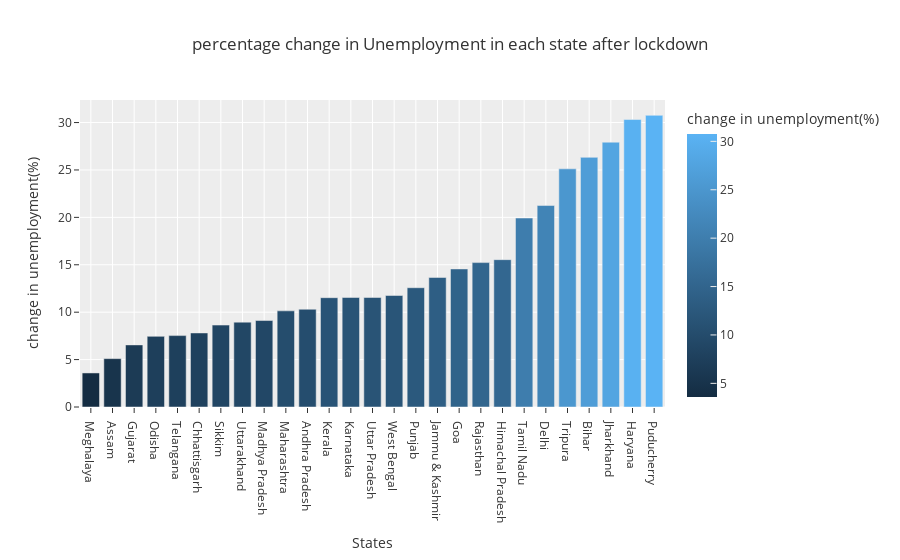

Notebook code for this chart:
### Code cell
fig = px.bar(sort_ld, x='States',y='change in unemployment(%)',color='change in unemployment(%)',
            title='percentage change in Unemployment in each state after lockdown',template='ggplot2')

fig.show()

### Figure 1 — Plotly figure (JSON) as saved in the notebook; plotly's stock layout.template omitted (floating-point values rounded to 4 significant figures)
{"data": [{"alignmentgroup": "True", "hovertemplate": "States=%{x}<br>change in unemployment(%)=%{marker.color}<extra></extra>", "legendgroup": "", "marker": {"color": [3.59, 5.1, 6.55, 7.45, 7.53, 7.81, 8.64, 8.95, 9.12, 10.14, 10.31, 11.53, 11.55, 11.55, 11.76, 12.58, 13.66, 14.56, 15.23, 15.54, 19.93, 21.25, 25.12, 26.33, 27.93, 30.32, 30.76], "coloraxis": "coloraxis", "pattern": {"shape": ""}}, "name": "", "offsetgroup": "", "orientation": "v", "showlegend": false, "textposition": "auto", "type": "bar", "x": ["Meghalaya", "Assam", "Gujarat", "Odisha", "Telangana", "Chhattisgarh", "Sikkim", "Uttarakhand", "Madhya Pradesh", "Maharashtra", "Andhra Pradesh", "Kerala", "Karnataka", "Uttar Pradesh", "West Bengal", "Punjab", "Jammu & Kashmir", "Goa", "Rajasthan", "Himachal Pradesh", "Tamil Nadu", "Delhi", "Tripura", "Bihar", "Jharkhand", "Haryana", "Puducherry"], "xaxis": "x", "y": [3.59, 5.1, 6.55, 7.45, 7.53, 7.81, 8.64, 8.95, 9.12, 10.14, 10.31, 11.53, 11.55, 11.55, 11.76, 12.58, 13.66, 14.56, 15.23, 15.54, 19.93, 21.25, 25.12, 26.33, 27.93, 30.32, 30.76], "yaxis": "y"}], "layout": {"barmode": "relative", "coloraxis": {"colorbar": {"title": {"text": "change in unemployment(%)"}}, "colorscale": [[0, "rgb(20,44,66)"], [1, "rgb(90,179,244)"]]}, "legend": {"tracegroupgap": 0}, "title": {"text": "percentage change in Unemployment in each state after lockdown"}, "xaxis": {"anchor": "y", "domain": [0, 1], "title": {"text": "States"}}, "yaxis": {"anchor": "x", "domain": [0, 1], "title": {"text": "change in unemployment(%)"}}}}
